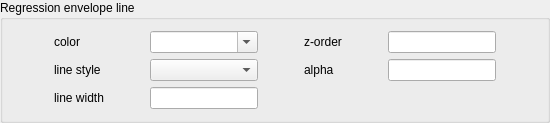
           <widget class="QGroupBox" name="groupBox_27">
            <property name="title">
             <string>Regression envelope line</string>
            </property>
            <layout class="QVBoxLayout" name="verticalLayout_15">
             <item>
              <layout class="QGridLayout" name="gridLayout_8">
               <item row="1" column="8">
                <spacer name="horizontalSpacer_192">
                 <property name="orientation">
                  <enum>Qt::Horizontal</enum>
                 </property>
                 <property name="sizeHint" stdset="0">
                  <size>
                   <width>40</width>
                   <height>20</height>
                  </size>
                 </property>
                </spacer>
               </item>
               <item row="2" column="1">
                <widget class="QLabel" name="label_129">
                 <property name="text">
                  <string>line style</string>
                 </property>
                </widget>
               </item>
               <item row="1" column="0">
                <spacer name="horizontalSpacer_191">
                 <property name="orientation">
                  <enum>Qt::Horizontal</enum>
                 </property>
                 <property name="sizeHint" stdset="0">
                  <size>
                   <width>40</width>
                   <height>20</height>
                  </size>
                 </property>
                </spacer>
               </item>
               <item row="1" column="4">
                <spacer name="horizontalSpacer_194">
                 <property name="orientation">
                  <enum>Qt::Horizontal</enum>
                 </property>
                 <property name="sizeHint" stdset="0">
                  <size>
                   <width>40</width>
                   <height>20</height>
                  </size>
                 </property>
                </spacer>
               </item>
               <item row="1" column="1">
                <widget class="QLabel" name="label_103">
                 <property name="text">
                  <string>color</string>
                 </property>
                </widget>
               </item>
               <item row="1" column="2">
                <spacer name="horizontalSpacer_193">
                 <property name="orientation">
                  <enum>Qt::Horizontal</enum>
                 </property>
                 <property name="sizeHint" stdset="0">
                  <size>
                   <width>40</width>
                   <height>20</height>
                  </size>
                 </property>
                </spacer>
               </item>
               <item row="1" column="3">
                <widget class="QComboBox" name="regressionEnvLineColorCombo">
                 <property name="editable">
                  <bool>true</bool>
                 </property>
                </widget>
               </item>
               <item row="2" column="3">
                <widget class="QComboBox" name="regressionEnvLineLineStyleCombo"/>
               </item>
               <item row="1" column="6">
                <spacer name="horizontalSpacer_195">
                 <property name="orientation">
                  <enum>Qt::Horizontal</enum>
                 </property>
                 <property name="sizeHint" stdset="0">
                  <size>
                   <width>40</width>
                   <height>20</height>
                  </size>
                 </property>
                </spacer>
               </item>
               <item row="3" column="1">
                <widget class="QLabel" name="label_131">
                 <property name="text">
                  <string>line width</string>
                 </property>
                </widget>
               </item>
               <item row="2" column="5">
                <widget class="QLabel" name="label_133">
                 <property name="text">
                  <string>alpha</string>
                 </property>
                </widget>
               </item>
               <item row="1" column="5">
                <widget class="QLabel" name="label_132">
                 <property name="text">
                  <string>z-order</string>
                 </property>
                </widget>
               </item>
               <item row="3" column="3">
                <widget class="QLineEdit" name="regressionEnvLineLineWidthEntry"/>
               </item>
               <item row="1" column="7">
                <widget class="QLineEdit" name="regressionEnvLineZEntry"/>
               </item>
               <item row="2" column="7">
                <widget class="QLineEdit" name="regressionEnvLineAlphaEntry"/>
               </item>
              </layout>
             </item>
            </layout>
           </widget>
